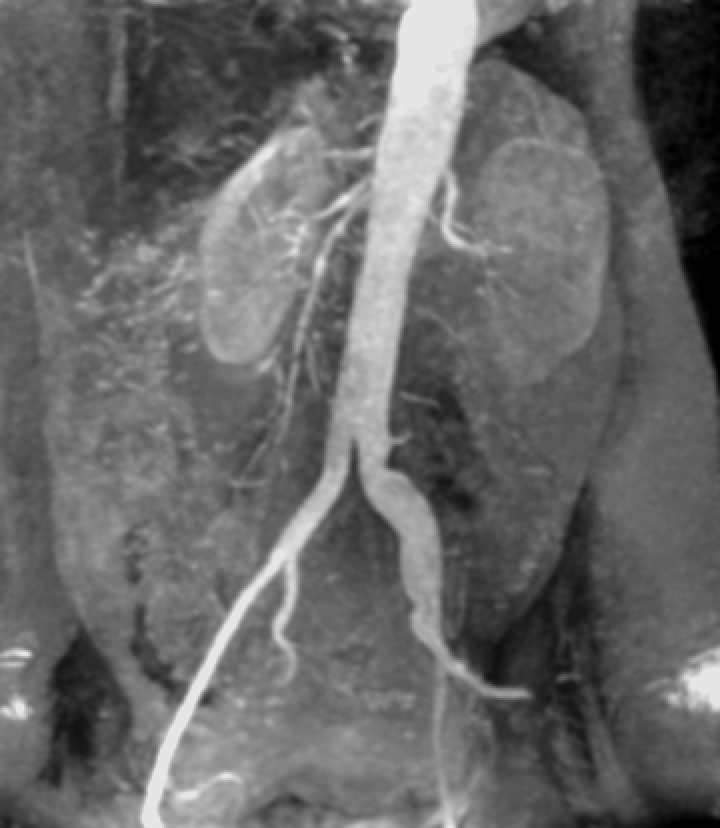
#> input picture E2/Fig0312(a)(kidney).tif, 720 x 828 px
$ python ej8.py
#> lines starting #> are read from the running program, lines starting #| are printed output that depends on the picture
### E2/imutils1.py
# -*- coding: utf-8 -*-
"""
Created on Wed Nov 24 13:05:39 2021

@author: Aaron Ramirez
"""

import cv2
import numpy as np
from matplotlib import pyplot as plt


def resizear(image, width = None, height = None, inter = cv2.INTER_AREA):
    """
    Cambiar el tamaño de una imagen.
     Parámetros:
        image - Nombre o ruta de la imagen.\n
        [width] - Tamaño ancho. Por defecto ninguno.\n
        [height] - Tamaño alto. Por defecto ninguno.\n
        [inter] - Método de interpolación de openCV. Por INTER_AREA.\n
    Retorna:
        La imagen con tamaño (h,w), (w,w) o (h,h) con el método elegido.
    """
    dim = None
    (h, w) = image.shape[:2]
    if width is None and height is None:
        return image
    if width is None:
        r = height / float(h)
        dim = (int(w * r), height)
    else:
        r = width / float(w)
        dim = (width, int(h * r))
    resized = cv2.resize(image, dim, interpolation=inter)
    return resized

def gasuss_noise(image, mean=0, var=0.001):

    '''
                 Agregue ruido gaussiano
                 significar: significar
                 var: varianza
    '''

    image = np.array(image/255, dtype=float)
    noise = np.random.normal(mean, var ** 0.5, image.shape)
    out = image + noise
    if out.min() < 0:
        low_clip = -1.
    else:
        low_clip = 0.
    out = np.clip(out, low_clip, 1.0)
    out = np.uint8(out*255)

    return out

### E2/ej8.py
import cv2
from skimage.util import noise
import imutils1 as im
import numpy as np
import matplotlib.cm as cm
import skimage.util as ut
from matplotlib import pyplot as plt
from skimage.morphology import disk
from skimage.filters.rank import median
from skimage.util import view_as_blocks
#https://pythoneyes.wordpress.com/2017/06/23/anadir-ruido-a-imagenes-con-python/
#https://programmerclick.com/article/61052292706/

#img = im.resizear(cv2.imread('Fotos/Fig0312(a)(kidney).tif',0),400)
img = im.resizear(cv2.imread('Fig0312(a)(kidney).tif',cv2.IMREAD_GRAYSCALE), 400)
#> in resizear, image is the input picture: shape (828, 720); min 0, max 230, mean 103.5
numero = (img.size * 60 ) / 100
#> numero = 110400

ruido = im.gasuss_noise(img,mean=0.8)
#> in gasuss_noise, `out = image + noise`:
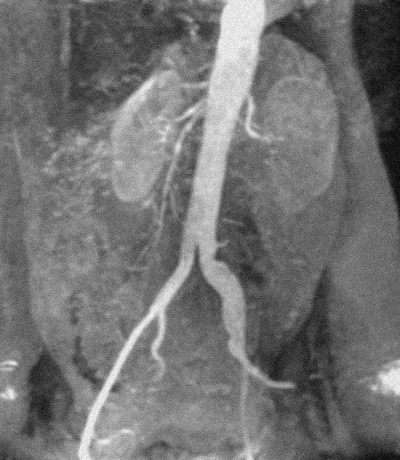
#> out: shape (460, 400) float64; min 0.707, max 1.81, mean 1.21; drawn with min black and max white
#> in gasuss_noise, `out = np.clip(out, low_clip, 1.0)`:
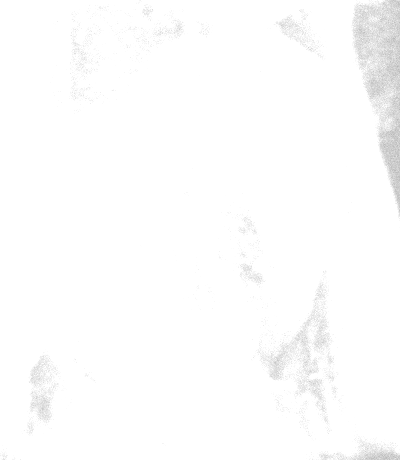
#> out: shape (460, 400) float64; min 0.707, max 1, mean 0.992
# [7 lines of commented-out code are left out]
tmp = np.float64(np.copy(img))
#ruido = np.zeros(tmp.shape, np.float64)
#img2 = np.array(img.shape)
# ruido = tmp + ruido
ruido = ruido.astype(np.uint8)

hist = cv2.calcHist([img], [0], None, [256], [0, 256])
#> hist = 256 values, max 4245 at index 96, min 0 at index 231, mean 718.8
histR = cv2.calcHist([ruido], [0], None, [256], [0, 256])
#> histR = 256 values, max 166716 at index 255, min 0 at index 0, mean 718.8
plt.subplot(121), plt.imshow(img, 'gray'), plt.title('Imagen Original')
plt.axis('off')
plt.subplot(122), plt.imshow(ruido, 'gray'), plt.title('Imagen Con Ruido')
plt.axis('off')
# [8 lines of commented-out code are left out]
plt.show()
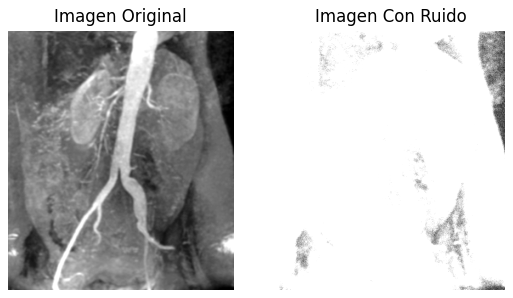
#> figure drawn by matplotlib, 2 panels


mean = 0
var = 0.1
sigma = var**0.5
gaus = np.random.normal(mean,0.5,(img.shape[0],img.shape[1]))
temp_image = np.float64(np.copy(img))
noisy_image = np.zeros(temp_image.shape, np.float64)
noisy_image = temp_image + gaus
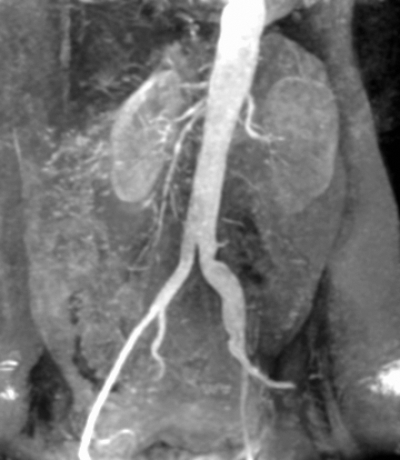
#> noisy_image: shape (460, 400) float64; min -1.66, max 231.6, mean 103.5; drawn with min black and max white
kernel_1= (1/9)*(np.ones((3,3), dtype= np.float32))
gaus_1= cv2.filter2D(noisy_image,-1,kernel_1)
plt.subplot(131), plt.imshow(img, "gray"), plt.title("Img. Original"), plt.axis("off")
plt.subplot(132), plt.imshow(noisy_image, "gray"), plt.title("Img. con ruido"), plt.axis("off")
plt.subplot(133), plt.imshow(gaus_1, "gray"), plt.title("Ventana de 3x3"), plt.axis("off")
plt.show()


gaus = np.random.normal(mean,2,(img.shape[0],img.shape[1]))
temp_image = np.float64(np.copy(img))
noisy_image = np.zeros(temp_image.shape, np.float64)
noisy_image = temp_image + gaus
kernel_1= (1/16)*(np.ones((4,4), dtype= np.float32))
gaus_1= cv2.filter2D(noisy_image,-1,kernel_1)
plt.subplot(131), plt.imshow(img, "gray"), plt.title("Imagen Original"), plt.axis("off")
plt.subplot(132), plt.imshow(noisy_image, "gray"), plt.title("Img. Con ruido"), plt.axis("off")
plt.subplot(133), plt.imshow(gaus_1, "gray"), plt.title("Ventana de 4x4"), plt.axis("off")
plt.show()


gaus = np.random.normal(mean,4,(img.shape[0],img.shape[1]))
temp_image = np.float64(np.copy(img))
noisy_image = np.zeros(temp_image.shape, np.float64)
noisy_image = temp_image + gaus
kernel_1= (1/20)*(np.ones((5,5), dtype= np.float32))
#Filtra la imagen utilizando la Ventan
gaus_1= cv2.filter2D(noisy_image,-1,kernel_1)
plt.subplot(131), plt.imshow(img, "gray"), plt.title("Imagen Original"), plt.axis("off")
plt.subplot(132), plt.imshow(noisy_image, "gray"), plt.title("Img. Con ruido"), plt.axis("off")
plt.subplot(133), plt.imshow(gaus_1, "gray"), plt.title("Ventana de  5x5"), plt.axis("off")
plt.show()
